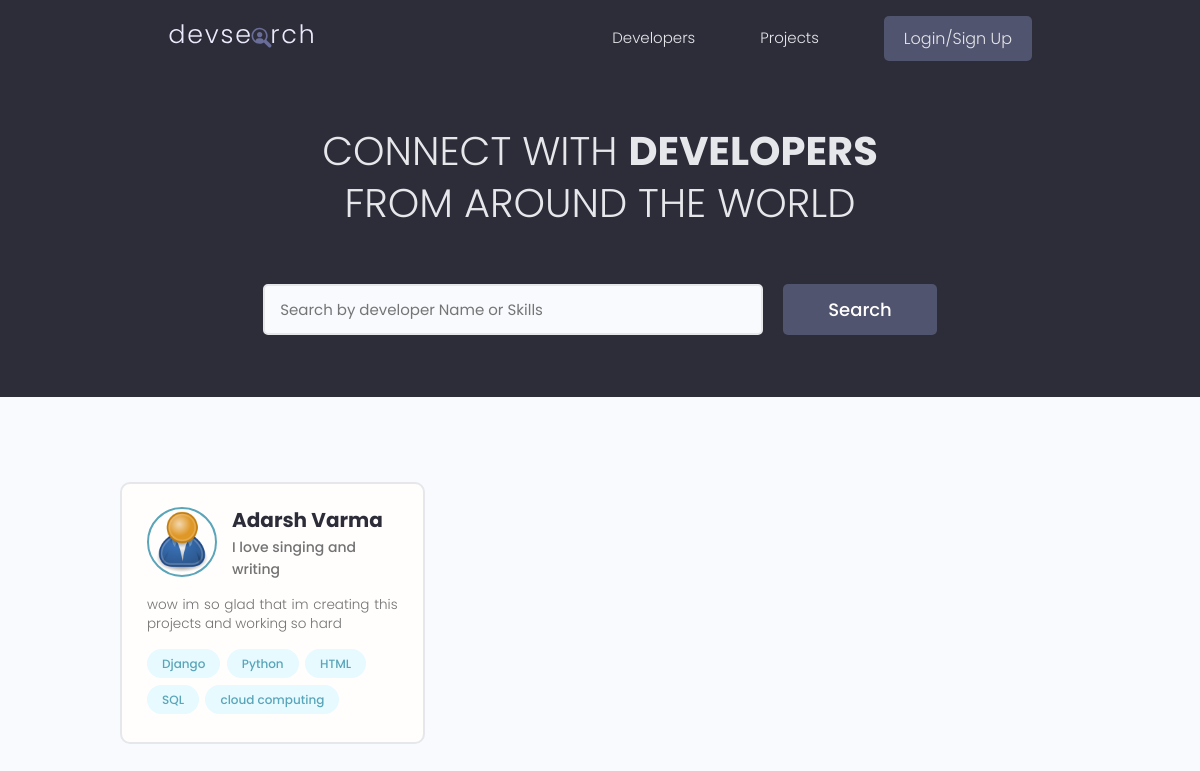
Before: / with the older database file.
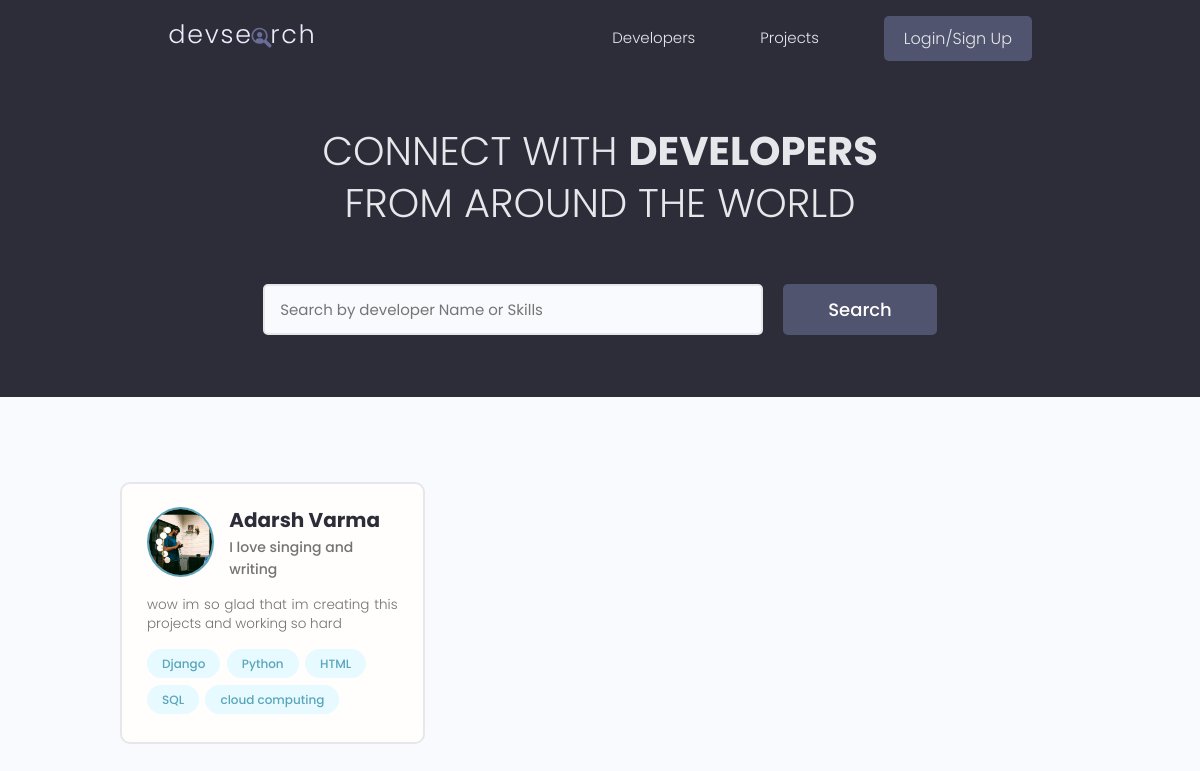
After: the same page with the newer database file.
### users/models.py (models this page shows, shortened)
class Profile(models.Model):
    user = models.OneToOneField(User, on_delete=models.CASCADE, null=True, blank=True)
    name = models.CharField(max_length=200, null=True, blank=True)
    email = models.EmailField(max_length=500, null=True, blank=True)
    username = models.CharField(max_length=200, null=True, blank=True)
    location = models.CharField(max_length=200, null=True, blank=True)
    short_intro = models.CharField(max_length=200, null=True, blank=True)
    bio = models.TextField(null=True, blank=True)
    profile_image = models.ImageField(null=True, blank=True, upload_to='profiles/', default='profiles/user-default.png')
    social_github = models.CharField(max_length=200, null=True, blank=True)
    social_twitter = models.CharField(max_length=200, null=True, blank=True)
    social_linkedin = models.CharField(max_length=200, null=True, blank=True)
    social_youtube = models.CharField(max_length=200, null=True, blank=True)
    social_website = models.CharField(max_length=200, null=True, blank=True)
    created = models.DateTimeField(auto_now_add=True)
    id = models.UUIDField(default=uuid.uuid4, unique=True, primary_key=True, editable=False)
    @property
    def imageURL(self):
        try:
            url = self.profile_image.url
        except:
            url = '/images/profiles/user-default.png'
        return url
    class Meta:
        ordering = ['-created']

class Skill(models.Model):
    owner = models.ForeignKey(Profile, on_delete=models.CASCADE, null=True, blank=True)
    name = models.CharField(max_length=200, null=True, blank=True)
    description = models.TextField(null=True, blank=True)
    created = models.DateTimeField(auto_now_add=True)
    id = models.UUIDField(default=uuid.uuid4, unique=True, primary_key=True, editable=False)
    def __str__(self):
        return str(self.name)

### users/views.py (the view)
# urls.py: path('', profiles, name = 'profiles'),
def profiles(request):
    profiles, search_query = searchProfile(request)
    custom_range, profiles = paginateProfiles(request, profiles, 6)
    context = {'profiles':profiles, 'search_query':search_query, 'custom_range':custom_range}
    return render(request, 'users/profiles.html', context)

### users/utils.py (called while the page is built)
def searchProfile(request):
    search_query = ''
    if request.GET.get('search_query'):
        search_query = request.GET.get('search_query')
    skills = Skill.objects.filter(name__icontains =search_query)
    profiles = Profile.objects.distinct().filter(
        Q(name__icontains = search_query) |
        Q(name__icontains = search_query) |
        Q(skill__in = skills)
        )
    return profiles, search_query

def paginateProfiles(request, profiles, result):
    page = request.GET.get('page')
    paginator = Paginator(profiles, result)
    try:
        profiles = paginator.page(page)
    except PageNotAnInteger:
        page = 1
        profiles = paginator.page(page)
    except EmptyPage:
        page = paginator.num_pages
        profiles = paginator.page(page)
    left_index = (int(page) - 2)
    if left_index < 1:
        left_index = 1
    right_index = (int(page) + 3)
    if right_index > paginator.num_pages:
        right_index = paginator.num_pages + 1
    custom_range = range(left_index, right_index)
    return  custom_range, profiles

### users/templates/users/profiles.html (shortened to what this page needs)
{% extends 'main.html' %}
{% block content %}
<main class="home">
  <section class="hero-section text-center">
    <div class="container container--narrow">
      <div class="hero-section__box">
        <h2>CONNECT WITH <span>DEVELOPERS</span></h2>
        <h2>FROM AROUND THE WORLD</h2>
      </div>
      <div class="hero-section__search">
        <form class="form" action="{% url 'profiles' %}" method="get">
          <div class="form__field">
            <input class="input input--text" id="formInput#search" type="text" name="search_query"
              value="{{search_query}}" placeholder="Search by developer Name or Skills" />
          </div>
          <input class="btn btn--sub btn--lg" type="submit" value="Search" />
        </form>
      </div>
    </div>
  </section>
  <section class="devlist">
    <div class="container">
      <div class="grid grid--three">
        {% for profile in profiles %}
            <div class="column card">
              <div class="dev">
                  <a href="{% url 'user-profile' profile.id %}" class="card__body">
                      <div class="dev__profile">
                          <img class="avatar avatar--md" src="{{ profile.imageURL }}" alt="image" />
                          <div class="dev__meta">
                              <h3>{{profile.name}}</h3>
                              <h5>{{profile.short_intro|slice:"60"}}</h5>
                          </div>
                      </div>
                      <p class="dev__info">{{profile.bio|slice:"150"}}</p>
                      <div class="dev__skills">
                          {% for skill in profile.skill_set.all|slice:"5" %}
                              <span class="tag tag--pill tag--main">
                                  <small>{{skill}}</small>
                              </span>
                          {% endfor %}
                      </div>
                  </a>
              </div>
            </div>
        {% endfor %}
      </div>
    </div>
  </section>
</main>
{% endblock content %}

### templates/main.html (shortened to what this page needs)
<!DOCTYPE html>
{% load static %}
<html lang="en">
<head>
    <link rel="stylesheet" href="{% static 'uikit/styles/uikit.css' %}" />
    <link rel="stylesheet" href="{% static 'styles/app.css' %}" />
    <link rel="stylesheet" href="https://cdnjs.cloudflare.com/ajax/libs/font-awesome/6.2.1/css/all.min.css">
</head>
<body>
    {% include 'navbar.html' %}
    {% block content %}
    {% endblock content %}
</body>
</html>

### templates/navbar.html (shortened to what this page needs)
{% load static %}
  <header class="header">
    <div class="container container--narrow">
      <a href="{% url 'profiles' %}" class="header__logo">
        <img src="{% static 'images/logo.svg' %}" alt="DevSearch Logo" />
      </a>
      <nav class="header__nav">
        <ul class="header__menu">
          <li class="header__menuItem"><a href="{% url 'profiles' %}">Developers</a></li>
          <li class="header__menuItem"><a href="{% url 'projects' %}">Projects</a></li>
          {% if request.user.is_authenticated %}
            <li class="header__menuItem"><a href="{% url 'inbox' %}">Inbox</a></li>
            <li class="header__menuItem"><a href="{% url 'account' %}">My Account</a></li>
            <li class="header__menuItem"><a href="{% url 'logout' %}" class="btn btn--sub">Logout</a></li>
          {% else %}
            <li class="header__menuItem"><a href="{% url 'login' %}" class="btn btn--sub">Login/Sign Up</a></li>
          {% endif %}
        </ul>
      </nav>
    </div>
  </header>

### static/styles/app.css (style rules this page uses)
:root { --color-sub: #2d2d39; }
.btn--sub { background-color: var(--color-sub-light); }
.card { border: 2px solid var(--color-light); }
img { width: 100%; }
.header { position: sticky; z-index: 111; background-color: var(--color-sub); padding: 1.5rem 0; }
.header > .container { display: flex; justify-content: space-between; align-items: center; }
.header__logo > img { height: 3.8rem; }
.header__nav > ul { display: inline-flex; align-items: center; list-style: none; gap: 6.5rem; }
.header__menuItem > a { color: var(--color-light); font-weight: 300; }
.hero-section { height: 40vh; display: flex; align-items: center; background-color: var(--color-sub); }
.hero-section__box { margin-bottom: 4rem; }
.hero-section__box > h2, .hero-section__box > h2 > span { font-size: 4rem; color: var(--color-light); line-height: 1.3; text-transform: uppercase; }
.hero-section__box > h2 { font-weight: 300; }
.hero-section__box > h2 > span { font-weight: 700; }
.hero-section__search > .form { display: flex; align-items: center; justify-content: center; gap: 2rem; }
.hero-section__search > .form input.input--text { width: 50rem; }
.devlist { margin-top: 8rem; }
.devlist .grid { align-items: stretch; }
.devlist .dev .dev__profile { display: flex; align-items: center; gap: 1.5rem; }
.devlist .dev .dev__meta h3 { color: var(--color-sub); font-size: 2rem; font-weight: 700; }
.devlist .dev .dev__meta h5 { color: var(--color-text); font-size: 1.4rem; font-weight: 500; }
.devlist .dev .dev__info { margin: 1.5rem 0; font-size: 1.35rem; line-height: 1.4; text-align: justify; }

### static/uikit/styles/modules/_variables.css (style rules this page uses)
:root { --color-main: #5aa5b9; --color-main-light: #e6faff; --color-sub: #3f4156; --color-sub-light: #51546e; --color-sub-lighter: #ededfd; --color-text: #737373; --color-gray: #8b8b8b; --color-light: #e5e7eb; --color-light-gray: #767676; --color-bg: #f8fafd; --color-white: #fffefd; --color-white-light: #f3f3f3; --color-success: #359e64; --color-success-bg: #def8e8; --color-error: #fc4b0b; --color-error-bg: #fff2ee; --font-base: 'Poppins', arial, helvetica, 'Segoe UI', roboto, ubuntu, sans-serif; --font-monospace: 'Fira Code', 'Courier New', courier, monospace; --font-regular: 300; --font-medium: 500; --font-bold: 700; --generic-shadow: 1px 1px 5px #00000010; --generic-transition: all 0.3s ease-in-out; }

### static/uikit/styles/modules/_base.css (style rules this page uses)
* { margin: 0; padding: 0; box-sizing: border-box; text-rendering: optimizeLegibility; color: inherit; font-size: inherit; }
html { font-size: 50%; }
@media only screen and (min-width: 480px) { html { font-size: 56.25%; } }
@media only screen and (min-width: 1200px) { html { font-size: 62.5%; } }
body { line-height: 1.6; font-weight: 400; font-size: 1.5rem; color: var(--color-text); background-color: var(--color-bg); min-height: 100vh; }

### static/uikit/styles/modules/_typography.css (style rules this page uses)
* { font-family: var(--font-base); }
h2 { font-size: 3.6rem; font-weight: var(--font-bold); }
h3 { font-size: 3.2rem; font-weight: var(--font-medium); }
h5 { font-size: 2.4rem; font-weight: var(--font-medium); }
h5, h6 { font-weight: var(--font-regular); }
p, span, strong { font-size: 1.6rem; color: var(--color-text); font-weight: var(--font-regular); }
a { padding-bottom: 2px; text-decoration: none; display: inline-block; color: var(--color-main); font-weight: var(--font-medium); }

### static/uikit/styles/modules/_utilities.css (style rules this page uses)
.container { width: 92%; max-width: 165rem; margin: 0 auto; box-sizing: border-box; }
.container--narrow { width: 92%; max-width: 120rem; }
@media screen and (min-width: 1000px) { .container { width: 90%; } }
@media screen and (min-width: 1000px) { .container--narrow { width: 85%; } }
@media screen and (min-width: 1200px) { .container { width: 80%; } }
@media screen and (min-width: 1200px) { .container--narrow { width: 72%; } }
.text-center { text-align: center; }

### static/uikit/styles/modules/_avatar.css (style rules this page uses)
.avatar { border-radius: 50%; border: 2px solid var(--color-main); object-fit: cover; }
.avatar--md { height: 7rem; width: 7rem; }

### static/uikit/styles/modules/_button.css (style rules this page uses)
.btn { display: inline-block; position: relative; cursor: pointer; background-color: var(--color-light); font-weight: var(--font-medium); color: var(--color-sub); text-decoration: none; padding: 1rem 2rem; border-radius: 0.5rem; border: none; width: -webkit-fit-content; width: -moz-fit-content; width: fit-content; height: -webkit-fit-content; height: -moz-fit-content; height: fit-content; font-size: 1.6rem; outline-width: 0; outline-color: transparent; -webkit-backface-visibility: hidden; backface-visibility: hidden; transition: all 0.3s ease-in-out; }
.btn--sub { background-color: var(--color-sub); color: var(--color-white); }
.btn--lg { font-size: 1.8rem; padding: 1.2rem 4.5rem; }

Changed rows visible on the page:
changed Profile "Adarsh Varma": imageURL: picture added in place of a placeholder
